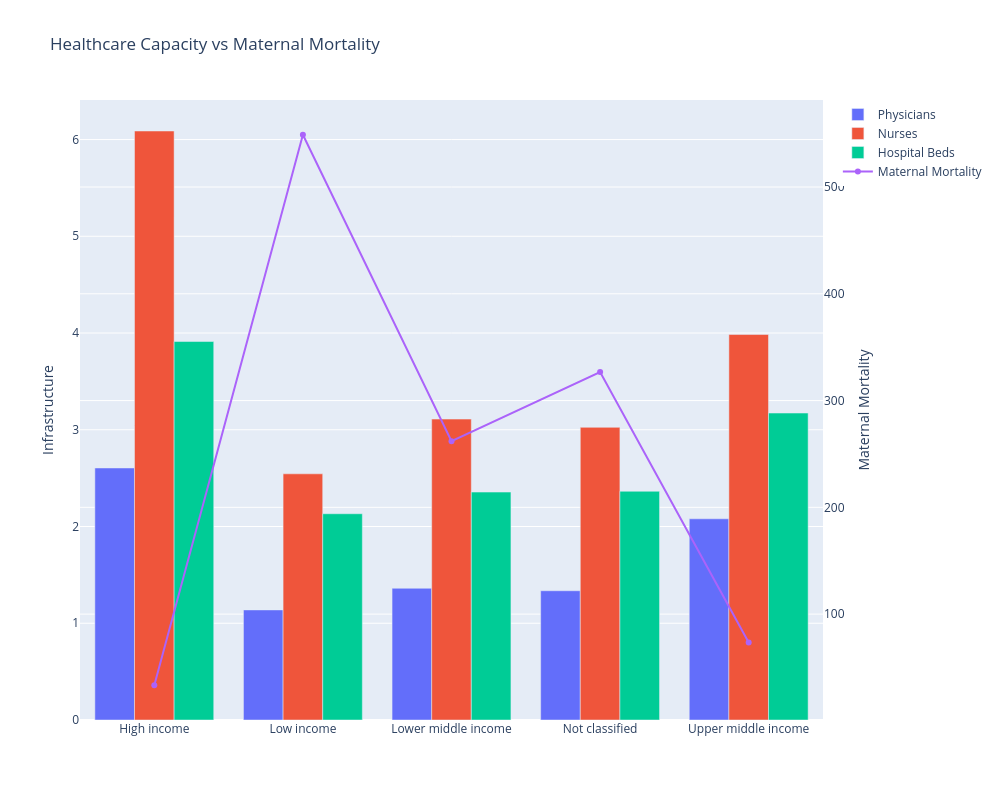

The notebook cell this image was saved under:
### Markdown cell above
HOW DOES HEALTH CAPACITY IMPACT MARTERNAL MORTALITY?

High income countries have more physician ,nurses and hospital beds therefore record low mortality rates and the reverse in lower income countries where they have fewer healthcare resources  thereby record high maternal moratlity rates.

Thereby highlighting  that the healthcare infrastructure is indirectly proportional to martenal mortality.

### Code cell
import plotly.graph_objects as go

infra = merged_df.groupby("Income Level").agg({
    "Physicians Per 1000":"mean",
    "Nurses Per 1000":"mean",
    "Hospital Beds Per 1000":"mean",
    "Maternal Mortality":"mean"
}).reset_index()

fig = go.Figure()

fig.add_bar(
    x=infra["Income Level"],
    y=infra["Physicians Per 1000"],
    name="Physicians"
)

fig.add_bar(
    x=infra["Income Level"],
    y=infra["Nurses Per 1000"],
    name="Nurses"
)

fig.add_bar(
    x=infra["Income Level"],
    y=infra["Hospital Beds Per 1000"],
    name="Hospital Beds"
)

fig.add_trace(
    go.Scatter(
        x=infra["Income Level"],
        y=infra["Maternal Mortality"],
        yaxis="y2",
        mode="lines+markers",
        name="Maternal Mortality"
    )
)

fig.update_layout(
    title="Healthcare Capacity vs Maternal Mortality",
    barmode="group",
    yaxis=dict(title="Infrastructure"),
    yaxis2=dict(
        title="Maternal Mortality",
        overlaying="y",
        side="right"
    )
)
fig.update_layout(width=1000, height=800)
fig.show()

### Figure 1 — Plotly figure (JSON) as saved in the notebook; plotly's stock layout.template omitted (floating-point values rounded to 4 significant figures)
{"data": [{"name": "Physicians", "type": "bar", "x": ["High income", "Low income", "Lower middle income", "Not classified", "Upper middle income"], "y": [2.605, 1.138, 1.362, 1.336, 2.08]}, {"name": "Nurses", "type": "bar", "x": ["High income", "Low income", "Lower middle income", "Not classified", "Upper middle income"], "y": [6.088, 2.545, 3.11, 3.025, 3.984]}, {"name": "Hospital Beds", "type": "bar", "x": ["High income", "Low income", "Lower middle income", "Not classified", "Upper middle income"], "y": [3.912, 2.132, 2.356, 2.364, 3.173]}, {"mode": "lines+markers", "name": "Maternal Mortality", "type": "scatter", "x": ["High income", "Low income", "Lower middle income", "Not classified", "Upper middle income"], "y": [33.38, 549.0, 261.9, 326.7, 73.46], "yaxis": "y2"}], "layout": {"barmode": "group", "height": 800, "title": {"text": "Healthcare Capacity vs Maternal Mortality"}, "width": 1000, "yaxis": {"title": {"text": "Infrastructure"}}, "yaxis2": {"overlaying": "y", "side": "right", "title": {"text": "Maternal Mortality"}}}}
